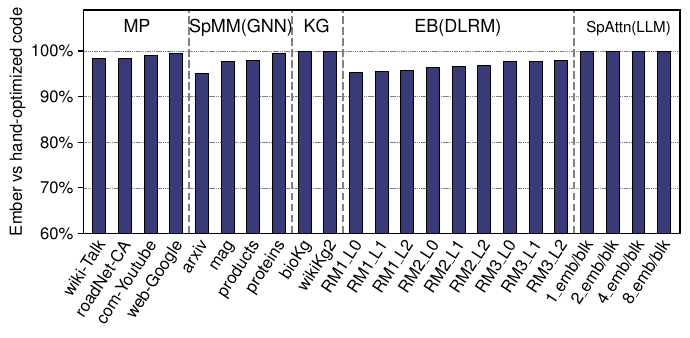

The Python source for this figure:
import numpy as np
import matplotlib.pyplot as plt
from default_config import *
from matplotlib.ticker import ScalarFormatter

def set_titles(ax, title, xtitle, ytitle, title_fontsize,
               xtitle_fontsize, ytitle_fontsize, ylabel_fontsize):
    ax.set_title(title, fontsize=title_fontsize)
    ax.set_xlabel(xtitle, fontsize=xtitle_fontsize)
    ax.set_ylabel(ytitle, fontsize=ytitle_fontsize)
    for item in ax.get_yticklabels():
        item.set_fontsize(ylabel_fontsize)
    for item in ax.get_xticklabels():
        item.set_fontsize(xlabel_fontsize)

title = ""
figure_size = (7,3.5)
xtitle = ''
ytitle = 'Ember vs hand-optimized code'
bbox = (-0.017, 0.965)
legend_ncol = 3
legend_loc = 3

xtitle_fontsize=20      # x axis title
ytitle_fontsize=12      # y axis title
xlabel_fontsize=12      # x axis labels
ylabel_fontsize=12      # y axis labels
xticks_rotation = 10

# From gem5 simulator (cycles_handwritten, cycles_ember)
results = {
    'wiki-Talk' : (160584040, 163029482),
    'roadNet-CA' : (13527835, 13733843),
    'com-Youtube' : (48132732, 48618921),
    'web-Google' : (8959858, 9004882),

    'arxiv' : (24914014, 26170183),
    'mag' : (30750063, 31441782),
    'products' : (31461428, 32103498),
    'proteins' : (21083914, 21189863),

    'bioKg' : (821426, 821426),
    'wikiKg2' : (5132043, 5132043),

    'RM1_L0' : (3596370, 3769780),
    'RM1_L1' : (3773389, 3951193),
    'RM1_L2' : (2143108, 2239402),
    'RM2_L0' : (3823321, 3961991),
    'RM2_L1' : (3602097, 3728879),
    'RM2_L2' : (2912381, 3008658),
    'RM3_L0' : (3136845, 3210691),
    'RM3_L1' : (2902392, 2967681),
    'RM3_L2' : (2516575, 2570557),

    '1_emb/blk' : (10463829, 10463829),
    '2_emb/blk' : (21485736, 21485736),
    '4_emb/blk' : (48372615, 48372615),
    '8_emb/blk' : (82745210, 82745210),
}

speedups = list([100.0 * t1 / t2 for t1, t2 in results.values()])

# labels, use benchmark names
xticks = list(results.keys())

ind = np.arange(len(xticks))    # the x locations for the groups
barwidth = 1.0/(2)  # the width of the bars
spacing = barwidth / (2)

# create a new figure and axes instance
fig = plt.figure(figsize=figure_size) # figure size specified in config
ax = fig.add_subplot(111)

ylim = (60, 109)

# Set ylim and xlim
if ylim:
    ax.set_ylim(*ylim)
    ax.set_xlim(left=-barwidth,right=len(ind)-0.25)

if yticks != None:
    ax.set_yticks(yticks)

ax.set_yscale('linear')
ax.yaxis.set_major_formatter(ScalarFormatter())
ax.set_xscale(xscale)


import seaborn as sns
colors = sns.color_palette(palette='tab20b')

rects = []
left_empty = barwidth/4.0
rects.append(ax.bar(x=left_empty+ind, height=speedups, width=barwidth, alpha=1,
                    color=colors[0], ecolor='black', edgecolor='black', linewidth=0.5))

# general formating
set_titles(ax, title, xtitle, ytitle, title_fontsize,
           xtitle_fontsize, ytitle_fontsize, ylabel_fontsize)

# xticks possition and labels
ax.set_xticks(ind )
ax.set_xticklabels(xticks, fontsize=xlabel_fontsize, rotation=xticks_rotation, rotation_mode='anchor', transform_rotates_text=True, verticalalignment="top", horizontalalignment="right")
ax.tick_params(axis='x',length=0)
plt.gcf().subplots_adjust(bottom=0.2)

# Set custom ticks on the y-axis using FuncFormatter
from matplotlib.ticker import FuncFormatter
ax.yaxis.set_major_formatter(FuncFormatter(lambda y, pos: f'{int(y)}\%'))

vlines = [3.625, 7.625, 9.625, 18.625]

# Draw horizontal lines
for line in vlines:
    ax.axvline(line, color='gray', linestyle='--')

hlines = []

for line in hlines:
    ax.axhline(line, color='k',linestyle='-')

xx = 0.10#-0.25
yy = 105
sz = 1.3*numbers_fontsize
ax.text(x=xx+1.5, y=yy, s='MP', ha='center', va='center', fontweight='bold', fontsize=sz)
ax.text(x=xx+5.55, y=yy, s='SpMM(GNN)', ha='center', va='center', fontweight='bold', fontsize=sz)
ax.text(x=xx+8.5, y=yy, s='KG', ha='center', va='center', fontweight='bold', fontsize=sz)
ax.text(x=xx+14, y=yy, s='EB(DLRM)', ha='center', va='center', fontweight='bold', fontsize=sz)
ax.text(x=xx+19, y=yy, s='SpAttn(LLM)', ha='left', va='center', fontweight='bold', fontsize=sz/1.3*1.09)

# Draw text labels
for text in text_labels:
    ax.text(**text)
# Graph shrinking if desired, no shrinking by default
box = ax.get_position()
ax.set_position([box.x0, box.y0, box.width * shrink_width_factor, box.height * shrink_height_factor])
ax.set_axisbelow(True)
if line_split:
    ax2.set_axisbelow(True)
plt.gca().yaxis.grid(color='0.5', linestyle='--', linewidth=0.3)
plt.tight_layout()
plt.savefig("fig_16.pdf", bbox_inches='tight', format="pdf")
